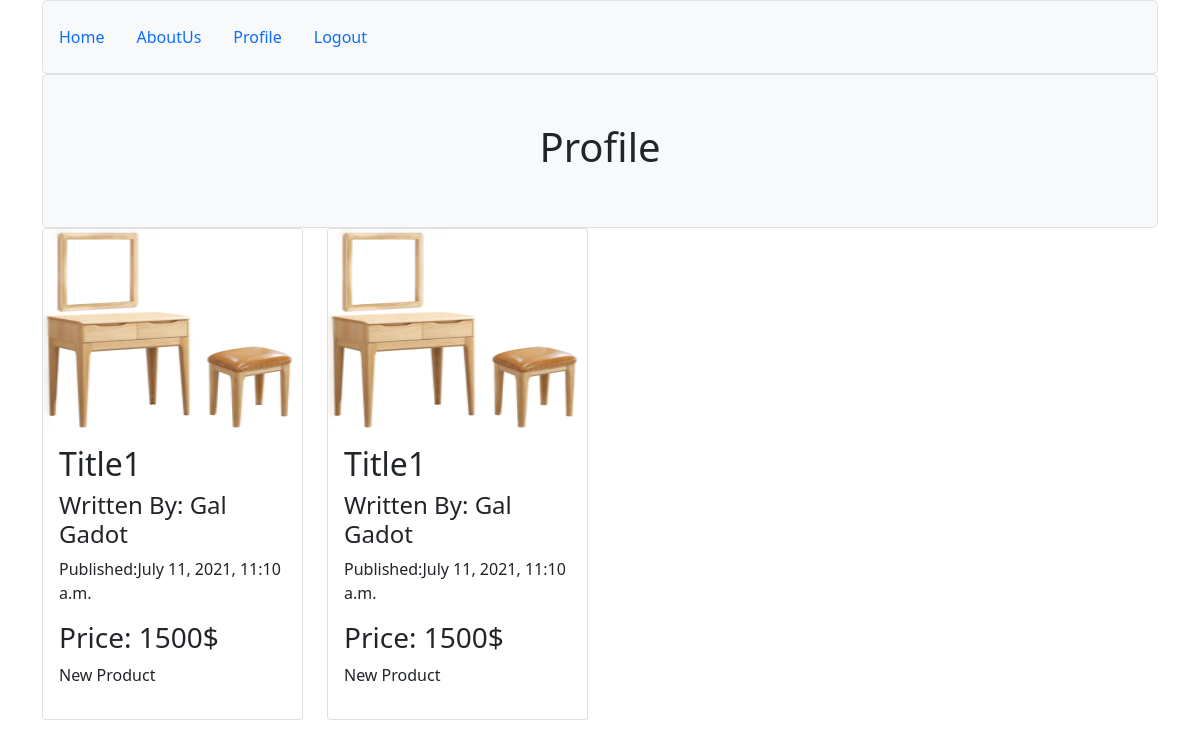
The page /profile (signed in) on the database as committed earlier.
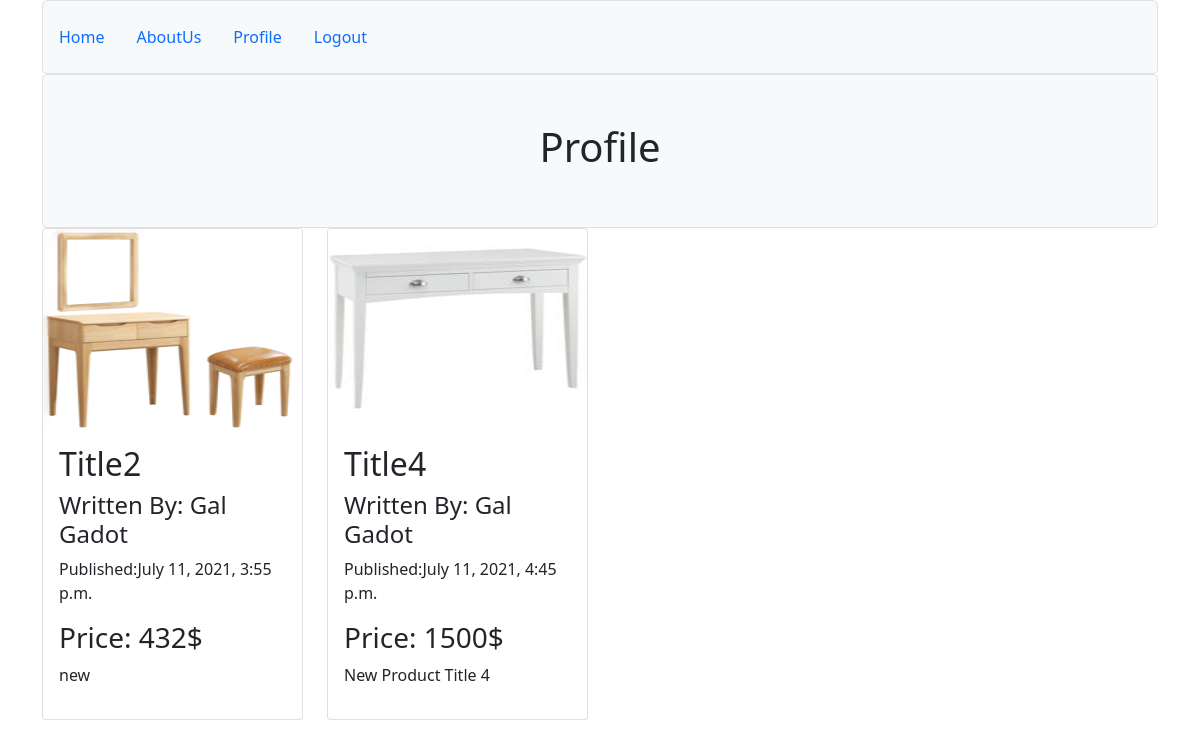
The same page on the database as committed later.
### newapp/models.py (models this page shows, shortened)
class Buyer(models.Model):
    user_obj = models.ForeignKey(User, on_delete=models.CASCADE)
    product_obj  = models.ForeignKey(Product, on_delete=models.CASCADE)

class Product(models.Model):
    title = models.CharField(max_length=64)
    description = models.TextField()
    image = models.ImageField(upload_to='images/', blank=True)
    price = models.CharField(max_length=64)
    timestamp = models.DateTimeField(auto_now_add=True, blank=True)
    published = models.BooleanField()
    author = models.ForeignKey(User, on_delete=models.CASCADE)

### newapp/views.py (the view)
# urls.py: path('profile', profile, name='profile'),
@login_required
def profile(request):
    user = request.user
    if user.is_staff:
        all_item = Product.objects.filter(author=user).all()
    else:
        all_item = Buyer.objects.filter(user_obj=user).all()
    return render(request, 'profile.html', {'all_item':all_item})

### newapp/templates/profile.html (shortened to what this page needs)
{% extends 'base.html' %}
{% block content %}
    <div class="col">
        <div class="h-100 p-5 bg-light border rounded-3 text-center">
            <h1>Profile</h1>
        </div>
    </div>
    {% if all_item %}
        {% if request.user.is_staff %}
            <div class="row">
                {% for item in all_item%}
                    <div class="col-3">
                        <div class="card">
                            <img src="media/{{item.image}}" class="card-img-top" height="200px">
                            <div class="card-body">
                                <h3>{{item.title}}</h3>
                                <h5>Written By: {{item.author.first_name}} {{item.author.last_name}}</h5>
                                <p>Published:{{item.timestamp}}</p>
                                <h3>Price: {{item.price}}</h3>
                                <p>{{item.description}}</p>
                            </div>
                            {% if item.author.id == request.user.id %}
                                <a href="{% url 'update_product' item.id %}" class="btn btn-outline-primary rounded-3 w-100">Update</a>
                                <a href="{% url 'delete_product' item.id %}" class="btn btn-outline-danger rounded-3 w-100">Delete</a>
                            {% endif %}
                        </div>
                    </div>
                {% endfor %}
            </div>
        {% else %}
            <div class="row">
                {% for item in all_item%}
                    <div class="col-3">
                        <div class="card">
                            <img src="media/{{item.product_obj.image}}" class="card-img-top" height="200px">
                            <div class="card-body">
                                <h2>{{item.product_obj.title}}</h2>
                                <h4>Written By: {{item.user_obj.first_name}} {{item.user_obj.last_name}}</h4>
                                <p>Published:{{item.product_obj.timestamp}}</p>
                                <h3>Price: {{item.product_obj.price}}</h3>
                                <p>{{item.product_obj.description}}</p>
                            </div>
                        </div>
                    </div>
                {% endfor %}
            </div>
        {% endif %}
    {% endif %}
{% endblock %}

### newapp/templates/base.html (shortened to what this page needs)
<!DOCTYPE html>
<html lang="en">
<head>
    <link href="https://cdn.jsdelivr.net/npm/bootstrap@5.0.1/dist/css/bootstrap.min.css" rel="stylesheet">
    <link rel="stylesheet" href="https://npm-scalableminds.s3.eu-central-1.amazonaws.com/@scalableminds/chatroom@master/dist/Chatroom.css" />
</head>
<body>
    <div class="container">
        <div class="col">
            <div class="pt-3 pb-3 bg-light border rounded-3 text-center d-flex justify-content-between">
              <ul class="nav">
                <li class="nav-link">
                  <a class="text-decoration-none" href="{% url 'index' %}">Home</a>
                </li>
                {% if user.is_authenticated %}
                  <li class="nav-link">
                    <a class="text-decoration-none" href="{% url 'about' %}">AboutUs</a>
                  </li>
                  <li class="nav-link">
                    <a class="text-decoration-none" href="{% url 'profile' %}">Profile</a>
                  </li>
                  <li class="nav-link">
                    <a class="text-decoration-none" href="{% url 'logout' %}">Logout</a>
                  </li>
                {% endif %}
              </ul>
            </div>
          </div>
        {% block content %}
        {% endblock %}
    </div>
</body>
</html>

Rows that differ between the two databases and show on the page:
removed Buyer: product_obj.image (picture), product_obj "Title1", user_obj.first_name "Gal", user_obj.last_name "Gadot", product_obj.timestamp "July 11, 2021, 11:10 a.m.", product_obj.price "1500$", product_obj.description "New Product"
removed Buyer: product_obj.image (picture), product_obj "Title1", user_obj.first_name "Gal", user_obj.last_name "Gadot", product_obj.timestamp "July 11, 2021, 11:10 a.m.", product_obj.price "1500$", product_obj.description "New Product"
added Buyer: product_obj.image (picture), product_obj "Title2", user_obj.first_name "Gal", user_obj.last_name "Gadot", product_obj.timestamp "July 11, 2021, 3:55 p.m.", product_obj.price "432$", product_obj.description "new"
added Buyer: product_obj.image (picture), product_obj "Title4", user_obj.first_name "Gal", user_obj.last_name "Gadot", product_obj.timestamp "July 11, 2021, 4:45 p.m.", product_obj.price "1500$", product_obj.description "New Product Title 4"
